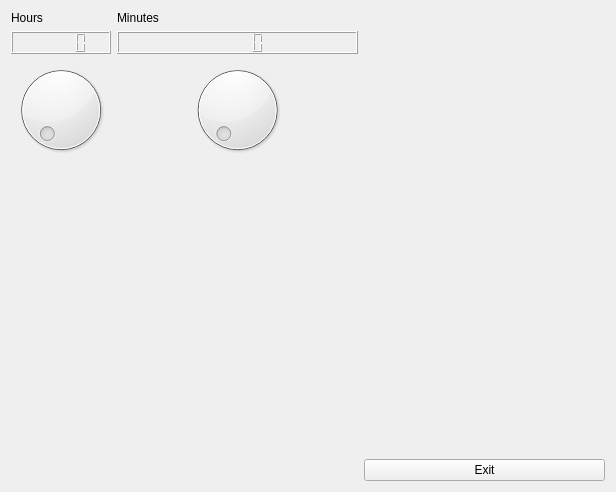
<?xml version="1.0" encoding="UTF-8"?>
<ui version="4.0">
 <class>MyForm</class>
 <widget class="QWidget" name="MyForm">
  <property name="geometry">
   <rect>
    <x>0</x>
    <y>0</y>
    <width>616</width>
    <height>492</height>
   </rect>
  </property>
  <property name="windowTitle">
   <string>Form</string>
  </property>
  <layout class="QGridLayout" name="gridLayout">
   <item row="1" column="0">
    <widget class="QLabel" name="label">
     <property name="text">
      <string>Hours</string>
     </property>
    </widget>
   </item>
   <item row="2" column="1">
    <widget class="QLCDNumber" name="lcdNumber_2"/>
   </item>
   <item row="5" column="2">
    <widget class="QPushButton" name="pushButton">
     <property name="text">
      <string>Exit</string>
     </property>
     <property name="shortcut">
      <string/>
     </property>
    </widget>
   </item>
   <item row="1" column="1">
    <widget class="QLabel" name="label_2">
     <property name="text">
      <string>Minutes</string>
     </property>
    </widget>
   </item>
   <item row="3" column="1">
    <widget class="QDial" name="dial_2">
     <property name="maximum">
      <number>59</number>
     </property>
    </widget>
   </item>
   <item row="4" column="2">
    <spacer name="verticalSpacer_3">
     <property name="orientation">
      <enum>Qt::Vertical</enum>
     </property>
     <property name="sizeHint" stdset="0">
      <size>
       <width>20</width>
       <height>40</height>
      </size>
     </property>
    </spacer>
   </item>
   <item row="4" column="1">
    <spacer name="verticalSpacer_2">
     <property name="orientation">
      <enum>Qt::Vertical</enum>
     </property>
     <property name="sizeHint" stdset="0">
      <size>
       <width>20</width>
       <height>40</height>
      </size>
     </property>
    </spacer>
   </item>
   <item row="5" column="1">
    <spacer name="horizontalSpacer_2">
     <property name="orientation">
      <enum>Qt::Horizontal</enum>
     </property>
     <property name="sizeHint" stdset="0">
      <size>
       <width>40</width>
       <height>20</height>
      </size>
     </property>
    </spacer>
   </item>
   <item row="3" column="2">
    <spacer name="horizontalSpacer">
     <property name="orientation">
      <enum>Qt::Horizontal</enum>
     </property>
     <property name="sizeHint" stdset="0">
      <size>
       <width>40</width>
       <height>20</height>
      </size>
     </property>
    </spacer>
   </item>
   <item row="2" column="0">
    <widget class="QLCDNumber" name="lcdNumber"/>
   </item>
   <item row="3" column="0">
    <widget class="QDial" name="dial">
     <property name="maximum">
      <number>23</number>
     </property>
    </widget>
   </item>
   <item row="4" column="0" rowspan="2">
    <spacer name="verticalSpacer">
     <property name="orientation">
      <enum>Qt::Vertical</enum>
     </property>
     <property name="sizeHint" stdset="0">
      <size>
       <width>20</width>
       <height>40</height>
      </size>
     </property>
    </spacer>
   </item>
  </layout>
 </widget>
 <resources/>
 <connections>
  <connection>
   <sender>dial</sender>
   <signal>valueChanged(int)</signal>
   <receiver>lcdNumber</receiver>
   <slot>show()</slot>
   <hints>
    <hint type="sourcelabel">
     <x>76</x>
     <y>287</y>
    </hint>
    <hint type="destinationlabel">
     <x>72</x>
     <y>107</y>
    </hint>
   </hints>
  </connection>
 </connections>
</ui>
